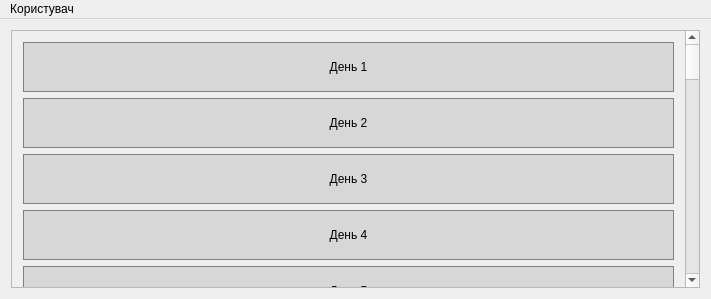
<?xml version="1.0" encoding="UTF-8"?>
<ui version="4.0">
 <class>MainWindow</class>
 <widget class="QMainWindow" name="MainWindow">
  <property name="geometry">
   <rect>
    <x>0</x>
    <y>0</y>
    <width>711</width>
    <height>299</height>
   </rect>
  </property>
  <property name="windowTitle">
   <string>MainWindow</string>
  </property>
  <widget class="QWidget" name="centralWidget">
   <layout class="QGridLayout" name="gridLayout_2">
    <item row="0" column="0">
     <widget class="QScrollArea" name="scrollArea">
      <property name="sizePolicy">
       <sizepolicy hsizetype="Ignored" vsizetype="Ignored">
        <horstretch>0</horstretch>
        <verstretch>0</verstretch>
       </sizepolicy>
      </property>
      <property name="cursor" stdset="0">
       <cursorShape>PointingHandCursor</cursorShape>
      </property>
      <property name="widgetResizable">
       <bool>true</bool>
      </property>
      <widget class="QWidget" name="scrollAreaWidgetContents">
       <property name="geometry">
        <rect>
         <x>0</x>
         <y>-1066</y>
         <width>674</width>
         <height>1694</height>
        </rect>
       </property>
       <layout class="QGridLayout" name="gridLayout_4">
        <item row="0" column="0">
         <layout class="QGridLayout" name="gridLayout_3">
          <item row="7" column="0">
           <widget class="QPushButton" name="pushButton_8">
            <property name="sizePolicy">
             <sizepolicy hsizetype="Minimum" vsizetype="Preferred">
              <horstretch>0</horstretch>
              <verstretch>0</verstretch>
             </sizepolicy>
            </property>
            <property name="minimumSize">
             <size>
              <width>0</width>
              <height>50</height>
             </size>
            </property>
            <property name="styleSheet">
             <string notr="true">QPushButton {
  background-color: rgb(215, 215, 215);
  border: 1px solid gray;
}
QPushButton:pressed {
    background-color: qlineargradient(x1: 0, y1: 0, x2: 0, y2: 1,
                                      stop: 0 #BEBEBE, stop: 1 #D7D7D7);
}</string>
            </property>
            <property name="text">
             <string>День 8</string>
            </property>
           </widget>
          </item>
          <item row="8" column="0">
           <widget class="QPushButton" name="pushButton_9">
            <property name="sizePolicy">
             <sizepolicy hsizetype="Minimum" vsizetype="Preferred">
              <horstretch>0</horstretch>
              <verstretch>0</verstretch>
             </sizepolicy>
            </property>
            <property name="minimumSize">
             <size>
              <width>0</width>
              <height>50</height>
             </size>
            </property>
            <property name="styleSheet">
             <string notr="true">QPushButton {
  background-color: rgb(215, 215, 215);
  border: 1px solid gray;
}
QPushButton:pressed {
    background-color: qlineargradient(x1: 0, y1: 0, x2: 0, y2: 1,
                                      stop: 0 #BEBEBE, stop: 1 #D7D7D7);
}</string>
            </property>
            <property name="text">
             <string>День 9</string>
            </property>
           </widget>
          </item>
          <item row="6" column="0">
           <widget class="QPushButton" name="pushButton_7">
            <property name="sizePolicy">
             <sizepolicy hsizetype="Minimum" vsizetype="Preferred">
              <horstretch>0</horstretch>
              <verstretch>0</verstretch>
             </sizepolicy>
            </property>
            <property name="minimumSize">
             <size>
              <width>0</width>
              <height>50</height>
             </size>
            </property>
            <property name="styleSheet">
             <string notr="true">QPushButton {
  background-color: rgb(215, 215, 215);
  border: 1px solid gray;
}
QPushButton:pressed {
    background-color: qlineargradient(x1: 0, y1: 0, x2: 0, y2: 1,
                                      stop: 0 #BEBEBE, stop: 1 #D7D7D7);
}</string>
            </property>
            <property name="text">
             <string>День 7</string>
            </property>
           </widget>
          </item>
          <item row="3" column="0">
           <widget class="QPushButton" name="pushButton_4">
            <property name="sizePolicy">
             <sizepolicy hsizetype="Minimum" vsizetype="Preferred">
              <horstretch>0</horstretch>
              <verstretch>0</verstretch>
             </sizepolicy>
            </property>
            <property name="minimumSize">
             <size>
              <width>0</width>
              <height>50</height>
             </size>
            </property>
            <property name="styleSheet">
             <string notr="true">QPushButton {
  background-color: rgb(215, 215, 215);
  border: 1px solid gray;
}
QPushButton:pressed {
    background-color: qlineargradient(x1: 0, y1: 0, x2: 0, y2: 1,
                                      stop: 0 #BEBEBE, stop: 1 #D7D7D7);
}</string>
            </property>
            <property name="text">
             <string>День 4</string>
            </property>
           </widget>
          </item>
          <item row="2" column="0">
           <widget class="QPushButton" name="pushButton_3">
            <property name="sizePolicy">
             <sizepolicy hsizetype="Minimum" vsizetype="Preferred">
              <horstretch>0</horstretch>
              <verstretch>0</verstretch>
             </sizepolicy>
            </property>
            <property name="minimumSize">
             <size>
              <width>0</width>
              <height>50</height>
             </size>
            </property>
            <property name="styleSheet">
             <string notr="true">QPushButton {
  background-color: rgb(215, 215, 215);
  border: 1px solid gray;
}
QPushButton:pressed {
    background-color: qlineargradient(x1: 0, y1: 0, x2: 0, y2: 1,
                                      stop: 0 #BEBEBE, stop: 1 #D7D7D7);
}</string>
            </property>
            <property name="text">
             <string>День 3</string>
            </property>
           </widget>
          </item>
          <item row="4" column="0">
           <widget class="QPushButton" name="pushButton_5">
            <property name="sizePolicy">
             <sizepolicy hsizetype="Minimum" vsizetype="Preferred">
              <horstretch>0</horstretch>
              <verstretch>0</verstretch>
             </sizepolicy>
            </property>
            <property name="minimumSize">
             <size>
              <width>0</width>
              <height>50</height>
             </size>
            </property>
            <property name="styleSheet">
             <string notr="true">QPushButton {
  background-color: rgb(215, 215, 215);
  border: 1px solid gray;
}
QPushButton:pressed {
    background-color: qlineargradient(x1: 0, y1: 0, x2: 0, y2: 1,
                                      stop: 0 #BEBEBE, stop: 1 #D7D7D7);
}</string>
            </property>
            <property name="text">
             <string>День 5</string>
            </property>
           </widget>
          </item>
          <item row="5" column="0">
           <widget class="QPushButton" name="pushButton_6">
            <property name="sizePolicy">
             <sizepolicy hsizetype="Minimum" vsizetype="Preferred">
              <horstretch>0</horstretch>
              <verstretch>0</verstretch>
             </sizepolicy>
            </property>
            <property name="minimumSize">
             <size>
              <width>0</width>
              <height>50</height>
             </size>
            </property>
            <property name="styleSheet">
             <string notr="true">QPushButton {
  background-color: rgb(215, 215, 215);
  border: 1px solid gray;
}
QPushButton:pressed {
    background-color: qlineargradient(x1: 0, y1: 0, x2: 0, y2: 1,
                                      stop: 0 #BEBEBE, stop: 1 #D7D7D7);
}</string>
            </property>
            <property name="text">
             <string>День 6</string>
            </property>
           </widget>
          </item>
          <item row="0" column="0">
           <widget class="QPushButton" name="pushButton">
            <property name="sizePolicy">
             <sizepolicy hsizetype="Minimum" vsizetype="Preferred">
              <horstretch>0</horstretch>
              <verstretch>0</verstretch>
             </sizepolicy>
            </property>
            <property name="minimumSize">
             <size>
              <width>0</width>
              <height>50</height>
             </size>
            </property>
            <property name="styleSheet">
             <string notr="true">QPushButton {
  background-color: rgb(215, 215, 215);
  border: 1px solid gray;
}
QPushButton:pressed {
    background-color: qlineargradient(x1: 0, y1: 0, x2: 0, y2: 1,
                                      stop: 0 #BEBEBE, stop: 1 #D7D7D7);
}</string>
            </property>
            <property name="text">
             <string>День 1</string>
            </property>
           </widget>
          </item>
          <item row="11" column="0">
           <widget class="QPushButton" name="pushButton_12">
            <property name="sizePolicy">
             <sizepolicy hsizetype="Minimum" vsizetype="Preferred">
              <horstretch>0</horstretch>
              <verstretch>0</verstretch>
             </sizepolicy>
            </property>
            <property name="minimumSize">
             <size>
              <width>0</width>
              <height>50</height>
             </size>
            </property>
            <property name="styleSheet">
             <string notr="true">QPushButton {
  background-color: rgb(215, 215, 215);
  border: 1px solid gray;
}
QPushButton:pressed {
    background-color: qlineargradient(x1: 0, y1: 0, x2: 0, y2: 1,
                                      stop: 0 #BEBEBE, stop: 1 #D7D7D7);
}</string>
            </property>
            <property name="text">
             <string>День 12</string>
            </property>
           </widget>
          </item>
          <item row="1" column="0">
           <widget class="QPushButton" name="pushButton_2">
            <property name="sizePolicy">
             <sizepolicy hsizetype="Minimum" vsizetype="Preferred">
              <horstretch>0</horstretch>
              <verstretch>0</verstretch>
             </sizepolicy>
            </property>
            <property name="minimumSize">
             <size>
              <width>0</width>
              <height>50</height>
             </size>
            </property>
            <property name="styleSheet">
             <string notr="true">QPushButton {
  background-color: rgb(215, 215, 215);
  border: 1px solid gray;
}
QPushButton:pressed {
    background-color: qlineargradient(x1: 0, y1: 0, x2: 0, y2: 1,
                                      stop: 0 #BEBEBE, stop: 1 #D7D7D7);
}</string>
            </property>
            <property name="text">
             <string>День 2</string>
            </property>
           </widget>
          </item>
          <item row="28" column="0">
           <widget class="QPushButton" name="pushButton_29">
            <property name="sizePolicy">
             <sizepolicy hsizetype="Minimum" vsizetype="Preferred">
              <horstretch>0</horstretch>
              <verstretch>0</verstretch>
             </sizepolicy>
            </property>
            <property name="minimumSize">
             <size>
              <width>0</width>
              <height>50</height>
             </size>
            </property>
            <property name="styleSheet">
             <string notr="true">QPushButton {
  background-color: rgb(215, 215, 215);
  border: 1px solid gray;
}
QPushButton:pressed {
    background-color: qlineargradient(x1: 0, y1: 0, x2: 0, y2: 1,
                                      stop: 0 #BEBEBE, stop: 1 #D7D7D7);
}</string>
            </property>
            <property name="text">
             <string>День 29</string>
            </property>
           </widget>
          </item>
          <item row="12" column="0">
           <widget class="QPushButton" name="pushButton_13">
            <property name="sizePolicy">
             <sizepolicy hsizetype="Minimum" vsizetype="Preferred">
              <horstretch>0</horstretch>
              <verstretch>0</verstretch>
             </sizepolicy>
            </property>
            <property name="minimumSize">
             <size>
              <width>0</width>
              <height>50</height>
             </size>
            </property>
            <property name="styleSheet">
             <string notr="true">QPushButton {
  background-color: rgb(215, 215, 215);
  border: 1px solid gray;
}
QPushButton:pressed {
    background-color: qlineargradient(x1: 0, y1: 0, x2: 0, y2: 1,
                                      stop: 0 #BEBEBE, stop: 1 #D7D7D7);
}</string>
            </property>
            <property name="text">
             <string>День 13</string>
            </property>
           </widget>
          </item>
          <item row="10" column="0">
           <widget class="QPushButton" name="pushButton_11">
            <property name="sizePolicy">
             <sizepolicy hsizetype="Minimum" vsizetype="Preferred">
              <horstretch>0</horstretch>
              <verstretch>0</verstretch>
             </sizepolicy>
            </property>
            <property name="minimumSize">
             <size>
              <width>0</width>
              <height>50</height>
             </size>
            </property>
            <property name="styleSheet">
             <string notr="true">QPushButton {
  background-color: rgb(215, 215, 215);
  border: 1px solid gray;
}
QPushButton:pressed {
    background-color: qlineargradient(x1: 0, y1: 0, x2: 0, y2: 1,
                                      stop: 0 #BEBEBE, stop: 1 #D7D7D7);
}</string>
            </property>
            <property name="text">
             <string>День 11</string>
            </property>
           </widget>
          </item>
          <item row="17" column="0">
           <widget class="QPushButton" name="pushButton_18">
            <property name="sizePolicy">
             <sizepolicy hsizetype="Minimum" vsizetype="Preferred">
              <horstretch>0</horstretch>
              <verstretch>0</verstretch>
             </sizepolicy>
            </property>
            <property name="minimumSize">
             <size>
              <width>0</width>
              <height>50</height>
             </size>
            </property>
            <property name="styleSheet">
             <string notr="true">QPushButton {
  background-color: rgb(215, 215, 215);
  border: 1px solid gray;
}
QPushButton:pressed {
    background-color: qlineargradient(x1: 0, y1: 0, x2: 0, y2: 1,
                                      stop: 0 #BEBEBE, stop: 1 #D7D7D7);
}</string>
            </property>
            <property name="text">
             <string>День 18</string>
            </property>
           </widget>
          </item>
          <item row="18" column="0">
           <widget class="QPushButton" name="pushButton_19">
            <property name="sizePolicy">
             <sizepolicy hsizetype="Minimum" vsizetype="Preferred">
              <horstretch>0</horstretch>
              <verstretch>0</verstretch>
             </sizepolicy>
            </property>
            <property name="minimumSize">
             <size>
              <width>0</width>
              <height>50</height>
             </size>
            </property>
            <property name="styleSheet">
             <string notr="true">QPushButton {
  background-color: rgb(215, 215, 215);
  border: 1px solid gray;
}
QPushButton:pressed {
    background-color: qlineargradient(x1: 0, y1: 0, x2: 0, y2: 1,
                                      stop: 0 #BEBEBE, stop: 1 #D7D7D7);
}</string>
            </property>
            <property name="text">
             <string>День 19</string>
            </property>
           </widget>
          </item>
          <item row="19" column="0">
           <widget class="QPushButton" name="pushButton_20">
            <property name="sizePolicy">
             <sizepolicy hsizetype="Minimum" vsizetype="Preferred">
              <horstretch>0</horstretch>
              <verstretch>0</verstretch>
             </sizepolicy>
            </property>
            <property name="minimumSize">
             <size>
              <width>0</width>
              <height>50</height>
             </size>
            </property>
            <property name="styleSheet">
             <string notr="true">QPushButton {
  background-color: rgb(215, 215, 215);
  border: 1px solid gray;
}
QPushButton:pressed {
    background-color: qlineargradient(x1: 0, y1: 0, x2: 0, y2: 1,
                                      stop: 0 #BEBEBE, stop: 1 #D7D7D7);
}</string>
            </property>
            <property name="text">
             <string>День 20</string>
            </property>
           </widget>
          </item>
          <item row="20" column="0">
           <widget class="QPushButton" name="pushButton_21">
            <property name="sizePolicy">
             <sizepolicy hsizetype="Minimum" vsizetype="Preferred">
              <horstretch>0</horstretch>
              <verstretch>0</verstretch>
             </sizepolicy>
            </property>
            <property name="minimumSize">
             <size>
              <width>0</width>
              <height>50</height>
             </size>
            </property>
            <property name="styleSheet">
             <string notr="true">QPushButton {
  background-color: rgb(215, 215, 215);
  border: 1px solid gray;
}
QPushButton:pressed {
    background-color: qlineargradient(x1: 0, y1: 0, x2: 0, y2: 1,
                                      stop: 0 #BEBEBE, stop: 1 #D7D7D7);
}</string>
            </property>
            <property name="text">
             <string>День 21</string>
            </property>
           </widget>
          </item>
          <item row="21" column="0">
           <widget class="QPushButton" name="pushButton_22">
            <property name="sizePolicy">
             <sizepolicy hsizetype="Minimum" vsizetype="Preferred">
              <horstretch>0</horstretch>
              <verstretch>0</verstretch>
             </sizepolicy>
            </property>
            <property name="minimumSize">
             <size>
              <width>0</width>
              <height>50</height>
             </size>
            </property>
            <property name="styleSheet">
             <string notr="true">QPushButton {
  background-color: rgb(215, 215, 215);
  border: 1px solid gray;
}
QPushButton:pressed {
    background-color: qlineargradient(x1: 0, y1: 0, x2: 0, y2: 1,
                                      stop: 0 #BEBEBE, stop: 1 #D7D7D7);
}</string>
            </property>
            <property name="text">
             <string>День 22</string>
            </property>
           </widget>
          </item>
          <item row="22" column="0">
           <widget class="QPushButton" name="pushButton_23">
            <property name="sizePolicy">
             <sizepolicy hsizetype="Minimum" vsizetype="Preferred">
              <horstretch>0</horstretch>
              <verstretch>0</verstretch>
             </sizepolicy>
            </property>
            <property name="minimumSize">
             <size>
              <width>0</width>
              <height>50</height>
             </size>
            </property>
            <property name="styleSheet">
             <string notr="true">QPushButton {
  background-color: rgb(215, 215, 215);
  border: 1px solid gray;
}
QPushButton:pressed {
    background-color: qlineargradient(x1: 0, y1: 0, x2: 0, y2: 1,
                                      stop: 0 #BEBEBE, stop: 1 #D7D7D7);
}</string>
            </property>
            <property name="text">
             <string>День 23</string>
            </property>
           </widget>
          </item>
          <item row="23" column="0">
           <widget class="QPushButton" name="pushButton_24">
            <property name="sizePolicy">
             <sizepolicy hsizetype="Minimum" vsizetype="Preferred">
              <horstretch>0</horstretch>
              <verstretch>0</verstretch>
             </sizepolicy>
            </property>
            <property name="minimumSize">
             <size>
              <width>0</width>
              <height>50</height>
             </size>
            </property>
            <property name="styleSheet">
             <string notr="true">QPushButton {
  background-color: rgb(215, 215, 215);
  border: 1px solid gray;
}
QPushButton:pressed {
    background-color: qlineargradient(x1: 0, y1: 0, x2: 0, y2: 1,
                                      stop: 0 #BEBEBE, stop: 1 #D7D7D7);
}</string>
            </property>
            <property name="text">
             <string>День 24</string>
            </property>
           </widget>
          </item>
          <item row="24" column="0">
           <widget class="QPushButton" name="pushButton_25">
            <property name="sizePolicy">
             <sizepolicy hsizetype="Minimum" vsizetype="Preferred">
              <horstretch>0</horstretch>
              <verstretch>0</verstretch>
             </sizepolicy>
            </property>
            <property name="minimumSize">
             <size>
              <width>0</width>
              <height>50</height>
             </size>
            </property>
            <property name="styleSheet">
             <string notr="true">QPushButton {
  background-color: rgb(215, 215, 215);
  border: 1px solid gray;
}
QPushButton:pressed {
    background-color: qlineargradient(x1: 0, y1: 0, x2: 0, y2: 1,
                                      stop: 0 #BEBEBE, stop: 1 #D7D7D7);
}</string>
            </property>
            <property name="text">
             <string>День 25</string>
            </property>
           </widget>
          </item>
          <item row="27" column="0">
           <widget class="QPushButton" name="pushButton_28">
            <property name="sizePolicy">
             <sizepolicy hsizetype="Minimum" vsizetype="Preferred">
              <horstretch>0</horstretch>
              <verstretch>0</verstretch>
             </sizepolicy>
            </property>
            <property name="minimumSize">
             <size>
              <width>0</width>
              <height>50</height>
             </size>
            </property>
            <property name="styleSheet">
             <string notr="true">QPushButton {
  background-color: rgb(215, 215, 215);
  border: 1px solid gray;
}
QPushButton:pressed {
    background-color: qlineargradient(x1: 0, y1: 0, x2: 0, y2: 1,
                                      stop: 0 #BEBEBE, stop: 1 #D7D7D7);
}</string>
            </property>
            <property name="text">
             <string>День 28</string>
            </property>
           </widget>
          </item>
          <item row="26" column="0">
           <widget class="QPushButton" name="pushButton_27">
            <property name="sizePolicy">
             <sizepolicy hsizetype="Minimum" vsizetype="Preferred">
              <horstretch>0</horstretch>
              <verstretch>0</verstretch>
             </sizepolicy>
            </property>
            <property name="minimumSize">
             <size>
              <width>0</width>
              <height>50</height>
             </size>
            </property>
            <property name="styleSheet">
             <string notr="true">QPushButton {
  background-color: rgb(215, 215, 215);
  border: 1px solid gray;
}
QPushButton:pressed {
    background-color: qlineargradient(x1: 0, y1: 0, x2: 0, y2: 1,
                                      stop: 0 #BEBEBE, stop: 1 #D7D7D7);
}</string>
            </property>
            <property name="text">
             <string>День 27</string>
            </property>
           </widget>
          </item>
          <item row="16" column="0">
           <widget class="QPushButton" name="pushButton_17">
            <property name="sizePolicy">
             <sizepolicy hsizetype="Minimum" vsizetype="Preferred">
              <horstretch>0</horstretch>
              <verstretch>0</verstretch>
             </sizepolicy>
            </property>
            <property name="minimumSize">
             <size>
              <width>0</width>
              <height>50</height>
             </size>
            </property>
            <property name="styleSheet">
             <string notr="true">QPushButton {
  background-color: rgb(215, 215, 215);
  border: 1px solid gray;
}
QPushButton:pressed {
    background-color: qlineargradient(x1: 0, y1: 0, x2: 0, y2: 1,
                                      stop: 0 #BEBEBE, stop: 1 #D7D7D7);
}</string>
            </property>
            <property name="text">
             <string>День 17</string>
            </property>
           </widget>
          </item>
          <item row="15" column="0">
           <widget class="QPushButton" name="pushButton_16">
            <property name="sizePolicy">
             <sizepolicy hsizetype="Minimum" vsizetype="Preferred">
              <horstretch>0</horstretch>
              <verstretch>0</verstretch>
             </sizepolicy>
            </property>
            <property name="minimumSize">
             <size>
              <width>0</width>
              <height>50</height>
             </size>
            </property>
            <property name="styleSheet">
             <string notr="true">QPushButton {
  background-color: rgb(215, 215, 215);
  border: 1px solid gray;
}
QPushButton:pressed {
    background-color: qlineargradient(x1: 0, y1: 0, x2: 0, y2: 1,
                                      stop: 0 #BEBEBE, stop: 1 #D7D7D7);
}</string>
            </property>
            <property name="text">
             <string>День 16</string>
            </property>
           </widget>
          </item>
          <item row="25" column="0">
           <widget class="QPushButton" name="pushButton_26">
            <property name="sizePolicy">
             <sizepolicy hsizetype="Minimum" vsizetype="Preferred">
              <horstretch>0</horstretch>
              <verstretch>0</verstretch>
             </sizepolicy>
            </property>
            <property name="minimumSize">
             <size>
              <width>0</width>
              <height>50</height>
             </size>
            </property>
            <property name="styleSheet">
             <string notr="true">QPushButton {
  background-color: rgb(215, 215, 215);
  border: 1px solid gray;
}
QPushButton:pressed {
    background-color: qlineargradient(x1: 0, y1: 0, x2: 0, y2: 1,
                                      stop: 0 #BEBEBE, stop: 1 #D7D7D7);
}</string>
            </property>
            <property name="text">
             <string>День 26</string>
            </property>
           </widget>
          </item>
          <item row="14" column="0">
           <widget class="QPushButton" name="pushButton_15">
            <property name="sizePolicy">
             <sizepolicy hsizetype="Minimum" vsizetype="Preferred">
              <horstretch>0</horstretch>
              <verstretch>0</verstretch>
             </sizepolicy>
            </property>
            <property name="minimumSize">
             <size>
              <width>0</width>
              <height>50</height>
             </size>
            </property>
            <property name="styleSheet">
             <string notr="true">QPushButton {
  background-color: rgb(215, 215, 215);
  border: 1px solid gray;
}
QPushButton:pressed {
    background-color: qlineargradient(x1: 0, y1: 0, x2: 0, y2: 1,
                                      stop: 0 #BEBEBE, stop: 1 #D7D7D7);
}</string>
            </property>
            <property name="text">
             <string>День 15</string>
            </property>
           </widget>
          </item>
          <item row="9" column="0">
           <widget class="QPushButton" name="pushButton_10">
            <property name="sizePolicy">
             <sizepolicy hsizetype="Minimum" vsizetype="Preferred">
              <horstretch>0</horstretch>
              <verstretch>0</verstretch>
             </sizepolicy>
            </property>
            <property name="minimumSize">
             <size>
              <width>0</width>
              <height>50</height>
             </size>
            </property>
            <property name="styleSheet">
             <string notr="true">QPushButton {
  background-color: rgb(215, 215, 215);
  border: 1px solid gray;
}
QPushButton:pressed {
    background-color: qlineargradient(x1: 0, y1: 0, x2: 0, y2: 1,
                                      stop: 0 #BEBEBE, stop: 1 #D7D7D7);
}</string>
            </property>
            <property name="text">
             <string>День 10</string>
            </property>
           </widget>
          </item>
          <item row="13" column="0">
           <widget class="QPushButton" name="pushButton_14">
            <property name="sizePolicy">
             <sizepolicy hsizetype="Minimum" vsizetype="Preferred">
              <horstretch>0</horstretch>
              <verstretch>0</verstretch>
             </sizepolicy>
            </property>
            <property name="minimumSize">
             <size>
              <width>0</width>
              <height>50</height>
             </size>
            </property>
            <property name="styleSheet">
             <string notr="true">QPushButton {
  background-color: rgb(215, 215, 215);
  border: 1px solid gray;
}
QPushButton:pressed {
    background-color: qlineargradient(x1: 0, y1: 0, x2: 0, y2: 1,
                                      stop: 0 #BEBEBE, stop: 1 #D7D7D7);
}</string>
            </property>
            <property name="text">
             <string>День 14</string>
            </property>
           </widget>
          </item>
          <item row="29" column="0">
           <widget class="QPushButton" name="pushButton_30">
            <property name="sizePolicy">
             <sizepolicy hsizetype="Minimum" vsizetype="Preferred">
              <horstretch>0</horstretch>
              <verstretch>0</verstretch>
             </sizepolicy>
            </property>
            <property name="minimumSize">
             <size>
              <width>0</width>
              <height>50</height>
             </size>
            </property>
            <property name="styleSheet">
             <string notr="true">QPushButton {
  background-color: rgb(215, 215, 215);
  border: 1px solid gray;
}
QPushButton:pressed {
    background-color: qlineargradient(x1: 0, y1: 0, x2: 0, y2: 1,
                                      stop: 0 #BEBEBE, stop: 1 #D7D7D7);
}</string>
            </property>
            <property name="text">
             <string>День 30</string>
            </property>
           </widget>
          </item>
         </layout>
        </item>
       </layout>
      </widget>
     </widget>
    </item>
   </layout>
  </widget>
  <widget class="QMenuBar" name="menuBar">
   <property name="geometry">
    <rect>
     <x>0</x>
     <y>0</y>
     <width>711</width>
     <height>21</height>
    </rect>
   </property>
   <widget class="QMenu" name="menu">
    <property name="title">
     <string>Користувач</string>
    </property>
   </widget>
   <addaction name="menu"/>
  </widget>
 </widget>
 <layoutdefault spacing="6" margin="11"/>
 <resources/>
 <connections/>
</ui>
